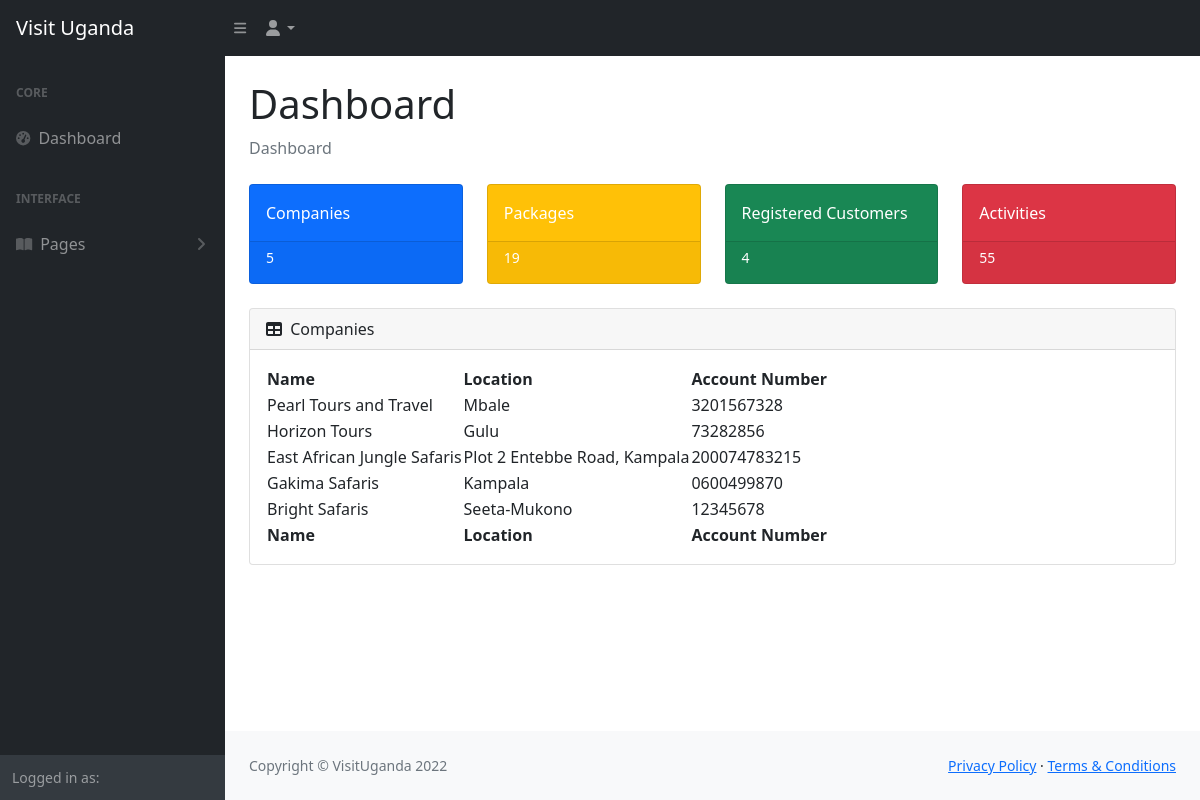
Page /Admin on the committed database.
### base/models.py (models this page shows)
class Company(models.Model):
  name = models.CharField(max_length = 255)
  location = models.CharField(max_length=255)
  email = models.EmailField()
  account = models.CharField(max_length=255)
  img = models.ImageField(upload_to='pics')
  mission = models.TextField()

### base/views.py (the view)
# urls.py: path("Admin", views.admin, name="Admin"),
def admin(request):
  companies = Company.objects.all()
  numOfCompanies = Company.objects.all().count()
  numOfPackages = Package.objects.all().count()
  numOfCustomers = User.objects.filter(is_superuser=False).count()
  numOfActivities = Activity.objects.all().count()
  hotels = Accomodation.objects.all().count()
  context = {
    'companies': companies,
    'numOfCompanies': numOfCompanies,
    'numOfPackages': numOfPackages,
    'numOfCustomers': numOfCustomers,
    'hotels': hotels,
    'numOfActivities': numOfActivities,
  }
  return render(request, "Admin.html", context)

### templates/Admin.html
{% extends 'admin_main.html' %}
{% block content %}
                    <div class="container-fluid px-4">
                        <h1 class="mt-4">Dashboard</h1>
                        <ol class="breadcrumb mb-4">
                            <li class="breadcrumb-item active">Dashboard</li>
                        </ol>
                        <div class="row">
                            <div class="col-xl-3 col-md-6">
                                <div class="card bg-primary text-white mb-4">
                                    <div class="card-body">Companies</div>
                                    <div class="card-footer d-flex align-items-center justify-content-between">
                                        <h4 class="small text-white stretched-link">{{numOfCompanies}}</h4>
                                    </div>
                                </div>
                            </div>
                            <div class="col-xl-3 col-md-6">
                                <div class="card bg-warning text-white mb-4">
                                    <div class="card-body">Packages</div>
                                    <div class="card-footer d-flex align-items-center justify-content-between">
                                        <h4 class="small text-white stretched-link">{{numOfPackages}}</h4>
                                    </div>
                                </div>
                            </div>
                            <div class="col-xl-3 col-md-6">
                                <div class="card bg-success text-white mb-4">
                                    <div class="card-body">Registered Customers</div>
                                    <div class="card-footer d-flex align-items-center justify-content-between">
                                        <h4 class="small text-white stretched-link">{{numOfCustomers}}</h4>
                                    </div>
                                </div>
                            </div>
                            <div class="col-xl-3 col-md-6">
                                <div class="card bg-danger text-white mb-4">
                                    <div class="card-body">Activities</div>
                                    <div class="card-footer d-flex align-items-center justify-content-between">
                                        <h4 class="small text-white stretched-link">{{numOfActivities}}</h4>
                                    </div>
                                </div>
                            </div>
                        </div>
                        <div class="card mb-4">
                            <div class="card-header">
                                <i class="fas fa-table me-1"></i>
                                Companies
                            </div>
                            <div class="card-body">
                                <table id="datatablesSimple">
                                    <thead>
                                        <tr>
                                            <th>Name</th>
                                            <th>Location</th>
                                            <th>Account Number</th>
                                        </tr>
                                    </thead>
                                    <tfoot>
                                        <tr>
                                            <th>Name</th>
                                            <th>Location</th>
                                            <th>Account Number</th>
                                        </tr>
                                    </tfoot>
                                    <tbody>
                                        {% for company in companies%}
                                        <tr>
                                            <td>{{company.name}}</td>
                                            <td>{{company.location}}</td>
                                            <td>{{company.account}}</td>
                                        </tr>
                                        {% endfor %}
                                    </tbody>
                                </table>
                            </div>
                        </div>
                    </div>
{% endblock content %}

### rows in the picture
Company: name "Pearl Tours and Travel", location "Mbale", account "3201567328"
Company: name "Horizon Tours", location "Gulu", account "73282856"
Company: name "East African Jungle Safaris", location "Plot 2 Entebbe Road, Kampala", account "200074783215"
Company: name "Gakima Safaris", location "Kampala", account "0600499870"
Company: name "Bright Safaris", location "Seeta-Mukono", account "12345678"

### other values in the picture
{{ numOfCompanies }} "5"
{{ numOfPackages }} "19"
{{ numOfCustomers }} "4"
{{ numOfActivities }} "55"
